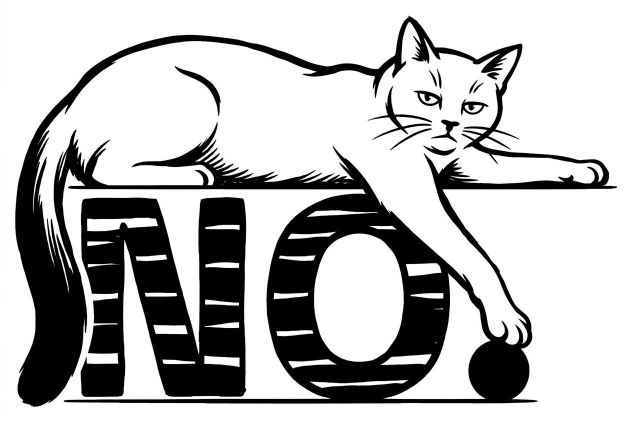
#> input picture data/studio/best6/01-1-no/sources/gemini-no-3.png, 1264 x 844 px (shown at 1/2 size)
$ python build.py   (older library calls are emulated)
#> lines starting #> are read from the running program, lines starting #| are printed output that depends on the picture; after the words box and inside, x2 and y2 are one past the last pixel; in counts of white or black regions, pixels touching at a corner belong together
### data/studio/best1/kit.py
"""
The best1 run's shared kit: a design is composed as SVG in millimetres on the print area (280 x 370 mm),
rendered by resvg at 300 DPI (3307 x 4370) with the shop's fonts, thresholded to one ink, checked by
scripts/studio/oneink.py's own check, and written beside the build as <slug>.png and print.json.

Line art from an image model goes in as an <image>: its crop upscaled 3x (Lanczos), a light median against
JPEG noise, then thresholded to ink (line_art below), so the print keeps the drawing's own brush line.
"""
import base64, io, json, os, subprocess, sys
from pathlib import Path
import cv2
import numpy as np
from PIL import Image

ROOT = Path(__file__).resolve().parents[3]
FONTS = ROOT / "assets" / "fonts"
W_MM, H_MM = 280, 370
PX_MM = 300 / 25.4
W, H = round(W_MM * PX_MM), round(H_MM * PX_MM)

sys.path.insert(0, str(ROOT / "scripts" / "studio"))
import oneink  # noqa: E402

RENDER_JS = """
const { Resvg } = require('@resvg/resvg-js');
const fs = require('fs');
const [svgPath, outPath, fontDir] = process.argv.slice(1);
const fontFiles = fs.readdirSync(fontDir).filter(f => f.endsWith('.ttf')).map(f => fontDir + '/' + f);
const r = new Resvg(fs.readFileSync(svgPath, 'utf8'), { fitTo: { mode: 'width', value: %d }, font: { fontFiles, loadSystemFonts: false }, background: 'rgba(0,0,0,0)' });
fs.writeFileSync(outPath, r.render().asPng());
""" % W


def svg_doc(body):
    return f'<svg xmlns="http://www.w3.org/2000/svg" xmlns:xlink="http://www.w3.org/1999/xlink" width="{W_MM}mm" height="{H_MM}mm" viewBox="0 0 {W_MM} {H_MM}">{body}</svg>'


# [39 lines left out: functions render, line_art, not called in this run]


def despeck(ink, mm=0.5):
    """Pieces under `mm` across (the check's specks) taken out."""
    n, lab, stats, _ = cv2.connectedComponentsWithStats(ink)
    kill = np.zeros(n, bool)
    kill[1:] = stats[1:, cv2.CC_STAT_AREA] < (mm * PX_MM) ** 2 * 1.5
    out = ink.copy()
    out[kill[lab]] = 0
    return out


def deliver(ink, folder, slug, tees, features, tee_default=None):
    """<slug>.png (ink as alpha), a preview on the tee it leads with, and print.json with the check."""
    folder = Path(folder)
    oneink.SCREENED = 0.0
    oneink.CRISP = None
    m = {"mode": "line", "edge": None, "views": 1, "outline": False, "ground": False}
    m.update(oneink.check(ink, {"mode": "line"}))
    m["tees"] = tees
    if tee_default:
        m["teeDefault"] = tee_default
    m["features"] = features
    rgba = np.zeros((*ink.shape, 4), np.uint8)
    rgba[..., 3] = ink * 255
    Image.fromarray(rgba, "RGBA").save(folder / f"{slug}.png", optimize=True, dpi=(300, 300))
    lead = tee_default or tees
    small = cv2.resize(ink.astype(np.float32), (1500, round(1500 * H / W)), interpolation=cv2.INTER_AREA)
    Image.fromarray(((small if lead == "black" else 1 - small) * 255).astype(np.uint8), "L").save(folder / f"{slug}-preview.png")
    (folder / "print.json").write_text(json.dumps(m, indent=1) + "\n")
    print(json.dumps({k: m[k] for k in ("coverage", "thin", "sizeCm", "topMm", "solid", "fails", "warns")}))
    return m


def esc(t):
    return t.replace("&", "&amp;").replace("<", "&lt;").replace(">", "&gt;")

### scripts/studio/oneink.py
"""
One ink from an illustration (the studio's raster path): a tonal or line
illustration on light paper becomes the two print files the MONO Design
Guidelines ask for, checked against sections 02, 04 and 05.

  python scripts/studio/oneink.py <image> <out-dir> <slug> [--crop x0,y0,x1,y1] [--size 0.9]
      [--mode engrave|halftone|line|pen|tone] [--edge horizon|dissolve|circle|arch|oval] [--title "OCTOPUS"] [--sub "Octopus vulgaris"]
      [--plate "Pl. IV"] [--view "Side elevation"] [--views 1] [--outline] [--ground] [--anchor 0.4]

Writes the files of the guidelines' delivery folder (section 09), at 300 DPI on
the 28 x 37 cm print area (3307 x 4370 px):
  <slug>.png         line art: one file, black ink (printed white on black tees);
  <slug>-black.png   tonal work: white ink for a black tee, the subject's light parts
  <slug>-white.png   and black ink for a white tee, its dark parts (two positives);
  <slug>-preview.png 1500 px wide, the design on a black background;
  <slug>-check.json  the measures and anything that fails (not delivered);
  print.json         the same measures, delivered with the design: the shop reads its size,
                     its coverage and whether it may print in white ink on a black tee.

--title and --sub set a heading above the picture, letter-spaced, in Space
Grotesk (SIL OFL 1.1): its capitals 8.5 mm (a heavier stroke) and 5 mm high, with a
0.5 mm rule under it. --plate adds a plate number at the rule's right ("Pl. IV"), --view
names the view after the subtitle ("Side elevation"). A title or subtitle that says
"study" claims several views: --views (how many the picture really shows) must be 2 or
more, or the check fails.

--mode engrave (the default for generated drawings) is line and solid only: no dot
screen anywhere. Lines are found by local contrast (a generated engraving's hatching is
finer than a pixel and reads as grey tone), only the truly dark parts print solid, a flat
grey with no line in it is left as tee; specks under 0.5 mm go. line, pen and tone are the older conversions (line and pen screen a
flat grey; tone is a dot screen throughout); in every mode but tone, more than 3% of the
ink in screen dots fails the check.

--mode halftone is for a shaded picture (tone that carries the drawing: a lit tower, a
feathered breast). It is the screen the shop's own photographs and uploads print with
(scripts/photos/halftone.py, lib/upload/convert.ts), but finer: round dots at 55 lpi (the textile
standard for photographic detail; the catalogue's 1500 px prints and uploads stay at 30) and 45 degrees, the
lightest dot 8% of a cell, the darkest tone 80% (a dark mass wider than 3.5 mm is scaled down to
that open mesh, its texture kept, a narrower stroke stays solid), highlights under 4% left as tee. It is
delivered for the white tee alone (<slug>-white.png: dark dots on a light tee); the dots are
the screen, so the screen, thin-ink and speck measures don't apply to it.

--outline says the picture is drawn as outline, with no cast shadows or shading masses
(asked for in the prompt). Only such a drawing may print in white ink on a black tee: a
shaded drawing printed white is a photographic negative (shadows glow). print.json's
blackTee is --outline and under 10% of the ink in solid fills.

The picture sits at the optical centre of the space under the heading (a little above
the middle), never pinned to the top. A wide subject (over 1.6 times as wide as tall) or
--ground gets a ground line under it and a dimension line below that, so a side
elevation builds height instead of floating as a strip.

--edge is for a full-bleed picture (a scene to the edges), which must not land on
the tee as a rectangle. It says how the scene ends, chosen per design:
  horizon  the ground ends in a straight cut with a thin rule under it; the sides and
           the top fall away, an empty sky is left as tee (the default for a scene);
  dissolve the scene dissolves into the tee on every side, its edge wandering (the scene's
           edge for generated work: no hard rectangle);
  rect     (or plate) cut to a rectangle with a thin keyline round it: fails the check (a hard
           rectangle reads as a photo printed on a shirt);
  circle   cut to a circle with a thin ring (a lens, a seal: a moon, an island);
  arch     a rectangle with a round top and a keyline (a window: falls, towers);
  oval     (or vignette) an engraver's vignette fading to nothing (sparingly: at most one in ten).
--fade is the old name for --edge oval. The keylines are 0.7 mm, 2.5 mm off the picture;
on a black tee only the light parts that carry drawing print, never a plain light area.

Every pixel is ink or nothing (alpha 0 or 255). Tone is a clustered-dot
screen whose dots and gaps are never under 0.4 mm; lines dark enough print
as lines; a dark mass wider than 4 mm is held to an open mesh, never a slab.
"""
import json, os, sys
import cv2
import numpy as np
from PIL import Image, ImageDraw, ImageFont
from scipy import ndimage as ndi

DPI = 300
PX_MM = DPI / 25.4
AREA_W, AREA_H = round(280 * PX_MM), round(370 * PX_MM)  # 3307 x 4370
DESIGN_W, DESIGN_H = 260 * PX_MM, 350 * PX_MM
TOP = round(10 * PX_MM)
# The share of the spare height left above the picture (the optical centre: 40% above, 60% below). A
# picture as wide as it is tall (a round badge) placed so leaves the back empty for 4.6 cm and fails
# the 25 mm start: --anchor 0.15 sets it higher, still clear of the top.
ANCHOR = 0.4
# The heading's height and the space under it (px), when there is one (set in main).
HEAD = 0
# The screen: a 45-degree clustered dot, cell 1.1 mm (about 23 lines an inch).
CELL_MM = 1.1
# The darkest tone a mass may carry: 78% ink, an open mesh.
MAX_MASS_TONE = 0.78
# Where the picture was placed by the last fit (x0, top, width, height in px), for the ground line and the checks.
LAST_BOX = None
# The share of the ink the conversion put down as screen dots (line/pen screen a flat grey; tone is all dots).
SCREENED = 0.0


# [15 lines left out: functions load, flatten_paper, not called in this run]


# How much of the source's drawing sits by a sharp line (set in main; of 14 reviewed studio sources under 0.35, one reached 7).
CRISP = None
CRISP_WARN = 0.35


# [51 lines left out: functions crispness, darkness, fade, dissolve, not called in this run]


EDGES = ("horizon", "dissolve", "rect", "circle", "arch", "oval")
RULE_MM, GAP_MM = 0.7, 2.5


# [51 lines left out: functions edge_shape, edge_rule, crop_box, not called in this run]


FONT = os.path.join(os.path.dirname(__file__), "..", "..", "assets", "fonts", "space-grotesk.ttf")


# [81 lines left out: functions heading, fit, fit_one, not called in this run]


GROUND_MM, DIM_GAP_MM = 0.6, 7.0


# [16 lines left out: function ground_block, not called in this run]


GROUND_BELOW = round((1.5 + GROUND_MM + DIM_GAP_MM + 3) * PX_MM)


def disc(r_px):
    r = int(np.ceil(r_px))
    y, x = np.ogrid[-r:r + 1, -r:r + 1]
    return (x * x + y * y <= r_px * r_px).astype(np.uint8)


# [54 lines left out: functions screen_map, hold_masses, to_ink, engrave_ink, not called in this run]


# The shop's screen (scripts/photos/halftone.py, lib/upload/convert.ts), at this file's 300 DPI, at 55 lpi
# from Oct 2026 (6 px a cell; designs converted before then were screened at 30 and are left as they are).
HT_LPI, HT_ANGLE = 55, 45
HT_MAX_TONE = 0.8
HT_MIN_DOT = 0.08
# A dark mass: a square 3.5 mm across fits inside it (halftone.py SLAB_PX, 19 px at 1500 px for 28 cm).
HT_SLAB_PX = round(19 * AREA_W / 1500) | 1
_ht_screen = None


# [149 lines left out: functions halftone_screen, subject_only, halftone_ink, line_ink, slab_mask, pen_ink and 4 more, not called in this run]


def solid_share(ink):
    """The share of the ink in solid fills: pixels whose 1.5 mm neighbourhood is over 85% ink."""
    k = max(3, round(1.5 * PX_MM)) | 1
    local = cv2.blur(ink.astype(np.float32), (k, k))
    return float(((local > 0.85) & (ink > 0)).sum() / max(1, ink.sum()))


def check(ink, ctx=None):
    """The guidelines' measures (sections 02, 04, 05) on a 1-bit print at 300 DPI, and the studio's
    own (a screen, a hard rectangle, an empty sheet, a heading on the picture, specks, a study
    of one view). ctx: mode, edge, title, sub, views, outline, box (the picture), headRows."""
    ctx = ctx or {}
    cov = ink.mean()
    # The drawing's own extent, under the heading (the heading isn't the picture).
    rows = ctx.get("headRows")
    art = ink.copy()
    if rows is not None:
        art[:rows + round(1 * PX_MM)] = 0
    ys, xs = np.nonzero(art)
    bw = (xs.max() - xs.min() + 1) / AREA_W if len(xs) else 0
    bh = (ys.max() - ys.min() + 1) / AREA_H if len(ys) else 0
    # The print's top (heading included): where the ink starts on the back.
    all_rows = np.nonzero(ink.any(1))[0]
    top_mm = all_rows[0] / PX_MM if len(all_rows) else 0
    thick = cv2.morphologyEx(ink, cv2.MORPH_OPEN, disc(0.2 * PX_MM - 0.01))
    thin = (ink & (1 - thick)).sum() / max(1, ink.sum())
    fails = []
    if not 0.04 <= cov <= 0.32: fails.append(f"coverage {cov:.1%} (4–32%)")
    if bw < 0.3 or bh < 0.3: fails.append(f"too small {bw:.0%} × {bh:.0%}")
    if top_mm > 25: fails.append(f"starts {top_mm:.0f} mm down")
    dots = ctx.get("mode") in ("tone", "halftone")
    if thin > 0.01 and ctx.get("mode") != "halftone": fails.append(f"{thin:.1%} of the ink thinner than 0.4 mm")
    screened = SCREENED if not dots else 1.0
    if ctx.get("mode") in ("engrave", "line", "pen") and screened > 0.03:
        fails.append(f"{screened:.0%} of the ink is screen dots (3% at most: line and solid only)")
    if ctx.get("edge") == "rect":
        fails.append("a hard rectangular edge (use --edge dissolve or horizon)")
    # An empty sheet: the drawing fills neither the design box's width nor its height (75%); or a
    # strip: full width but under 30% of the height (a side elevation must build height: a second
    # view, a plan above it, the ground block).
    dw, dh = bw * AREA_W / DESIGN_W, bh * AREA_H / DESIGN_H
    if bw > 0 and dw < 0.75 and dh < 0.75:
        fails.append(f"floats small: {dw:.0%} of the width, {dh:.0%} of the height (fill one of them to 75%)")
    elif bw > 0 and dh < 0.30:
        fails.append(f"a strip: {dh:.0%} of the height (add a second view or a plan to build height)")
    # The heading must stand clear of the picture by 3 mm.
    if rows is not None and len(ys):
        below = ys[ys > rows]
        if len(below) and (below.min() - rows) < 3 * PX_MM:
            fails.append("the heading touches the picture (3 mm clear)")
    # Specks: pieces under 0.5 mm across.
    n, lab, stats, _ = cv2.connectedComponentsWithStats(ink)
    crumbs = stats[1:, cv2.CC_STAT_AREA][stats[1:, cv2.CC_STAT_AREA] < (0.5 * PX_MM) ** 2 * 1.5].sum() if n > 1 else 0
    if not dots and crumbs / max(1, ink.sum()) > 0.002:
        fails.append(f"{crumbs / max(1, ink.sum()):.1%} of the ink in specks under 0.5 mm")
    says_study = "study" in (ctx.get("title") or "").lower() or "study" in (ctx.get("sub") or "").lower()
    if says_study and ctx.get("views", 1) < 2:
        fails.append("titled a study but shows one view (--views 2 or more, or retitle)")
    w_cm, h_cm = bw * 28, bh * 37
    if w_cm < 20 and h_cm < 30:
        fails.append(f"too small on the tee: {w_cm:.0f} × {h_cm:.0f} cm (20 cm wide or 30 cm tall)")
    solid = solid_share(ink)
    warns = []
    if CRISP is not None and CRISP < CRISP_WARN:
        warns.append(f"soft source: {CRISP:.0%} of the drawing by a sharp line ({CRISP_WARN:.0%}; the review marked soft grey pictures down)")
    return {
        "coverage": round(float(cov), 4),
        "thin": round(float(thin), 4), "sizeCm": [round(w_cm, 1), round(h_cm, 1)], "topMm": round(float(top_mm), 1),
        "screened": round(float(screened), 4), "solid": round(solid, 4),
        "blackTee": bool(ctx.get("outline")) and solid < 0.10,
        "crisp": round(CRISP, 3) if CRISP is not None else None,
        "fails": fails, "warns": warns,
    }


# [139 lines left out: functions save_ink, preview, main, not called in this run]


# [2 lines that do not run on import are left out]

### data/studio/best6/01-1-no/sources/build.py
"""
NO. (third redraw): the owner's third Gemini redraw (the paw now presses the full stop; a deadpan, half-lidded stare) on the second redraw: bolder letters cut with a few wide
white strokes, the full stop solid on the baseline, a white gap between the tail and the N. Built as the first
redraw; the letters and the full stop are kept as drawn (owner's exception to the no-slab rule).

Earlier note: NO. (redrawn): the owner's Gemini redraw of best3's "No." as one hand-inked drawing, the cat and the letters
in a single brush (gemini-no-3.png). A smug cat lies along the top of a hand-cut "NO", its tail down the front of
the N; its paw has just batted the full stop off the end of the line and the dot is falling.
Here: the drawing enlarged to print size from its grey (smooth edges), cut to one ink, specks taken out, and the
two solid masses (the tail's dark end and the falling dot) opened into brush strands so no slab of ink is wider
than 4 mm.

  python data/studio/best6/01-1-no/sources/build.py
"""
import sys
from pathlib import Path
import cv2
import numpy as np
from PIL import Image

HERE = Path(__file__).resolve().parent
sys.path.insert(0, str(HERE.parents[2] / "best1"))
import kit  # noqa: E402

PX = kit.PX_MM
W, H = kit.W, kit.H
mm = lambda v: int(round(v * PX))
ell = lambda d: cv2.getStructuringElement(cv2.MORPH_ELLIPSE, (d, d))

src = np.asarray(Image.open(HERE / "gemini-no-3.png").convert("L")).astype(np.float32)
# The drawing's own extent (its paper margin dropped).
ys, xs = np.nonzero(src < 128)
src = src[max(0, ys.min() - 4):ys.max() + 5, max(0, xs.min() - 4):xs.max() + 5]
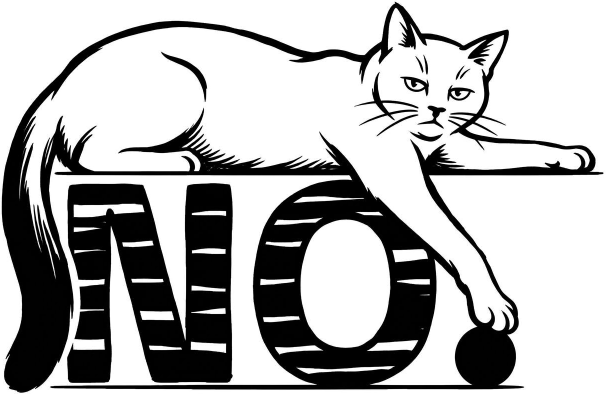
#> src: shape (789, 1211) float32 (shown at 1/2 size); min 0, max 255, mean 177.2

WIDTH = 270.0  # mm across the print
cw = mm(WIDTH)
ch = round(src.shape[0] * cw / src.shape[1])
big = cv2.resize(src, (cw, ch), interpolation=cv2.INTER_LANCZOS4)
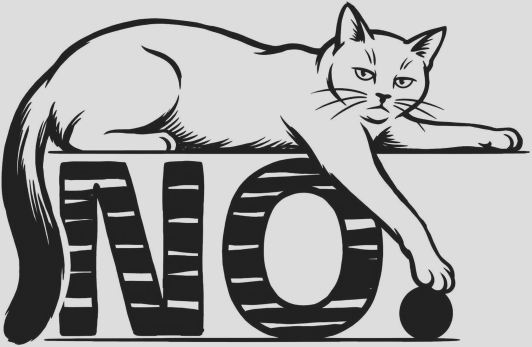
#> big: shape (2078, 3189) float32 (shown at 1/6 size); min -45.59, max 299.8, mean 177.2; drawn with min black and max white
big = cv2.GaussianBlur(big, (0, 0), 1.4)
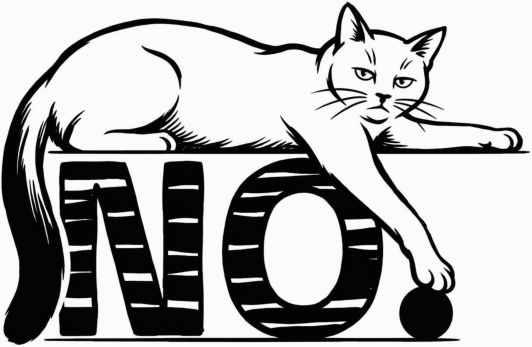
#> big: shape (2078, 3189) float32 (shown at 1/6 size); min -3.85, max 258.6, mean 177.2; drawn with min black and max white
art = (big < 140).astype(np.uint8)
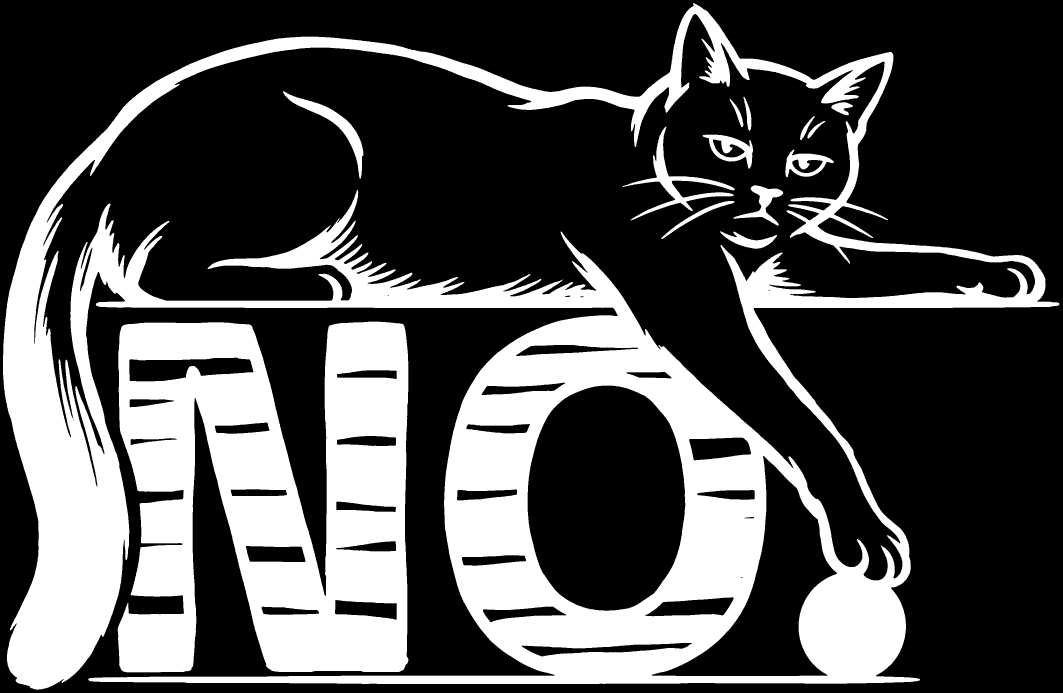
#> art: shape (2078, 3189) (shown at 1/3 size); values 0 (black) and 1 (white), 30.8% white; 14 white regions, largest, box (x1, y1, x2, y2) and area: (9, 10, 3178, 2069) 1370153, (353, 965, 1225, 2017) 619326, (1868, 380, 2204, 661) 12752
art = cv2.morphologyEx(art, cv2.MORPH_OPEN, ell(3))
#> art: shape (2078, 3189); values 0 (black) and 1 (white), 30.8% white; 14 white regions, largest, box (x1, y1, x2, y2) and area: (9, 10, 3178, 2069) 1370079, (353, 965, 1225, 2017) 619323, (1868, 380, 2204, 661) 12748

# Solid masses wider than 4 mm (the tail's dark end, the dot): opened into brush strands that run with the form,
# keeping a solid edge round each, so they print as dense dry-brush, not a slab.
core = cv2.erode(art, ell(mm(4.0)))
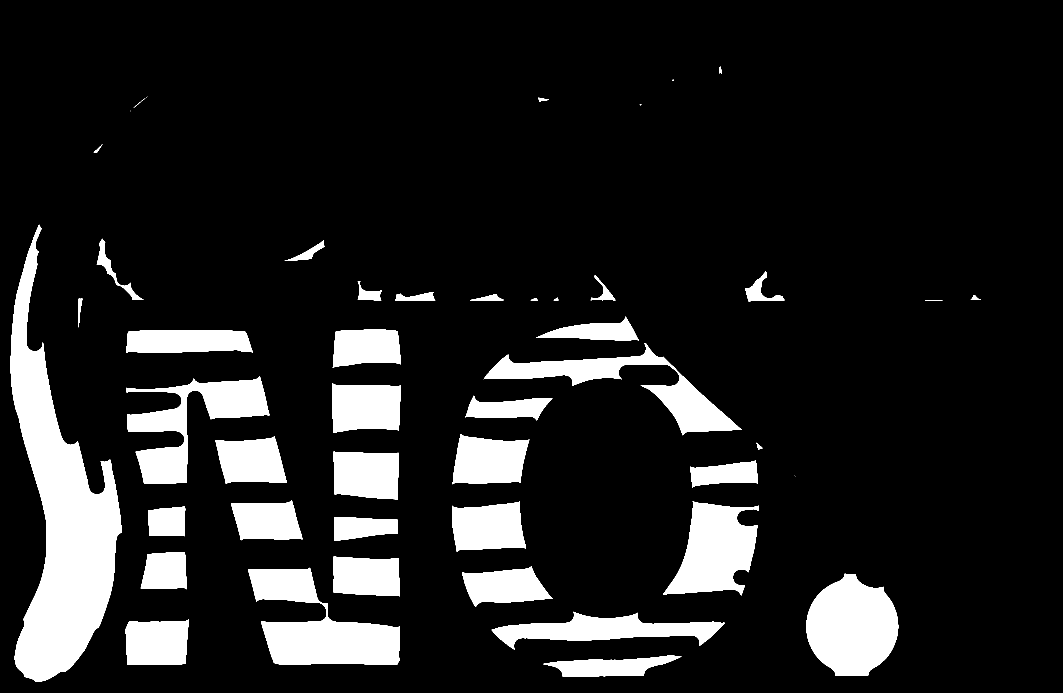
#> core: shape (2078, 3189) (shown at 1/3 size); values 0 (black) and 1 (white), 12.9% white; 48 white regions (6 under 20 px), largest, box (x1, y1, x2, y2) and area: (32, 674, 365, 2046) 188454, (744, 1703, 1200, 1993) 66751, (2419, 1721, 2695, 2028) 62360
slab = cv2.dilate(core, ell(mm(4.0))) & art
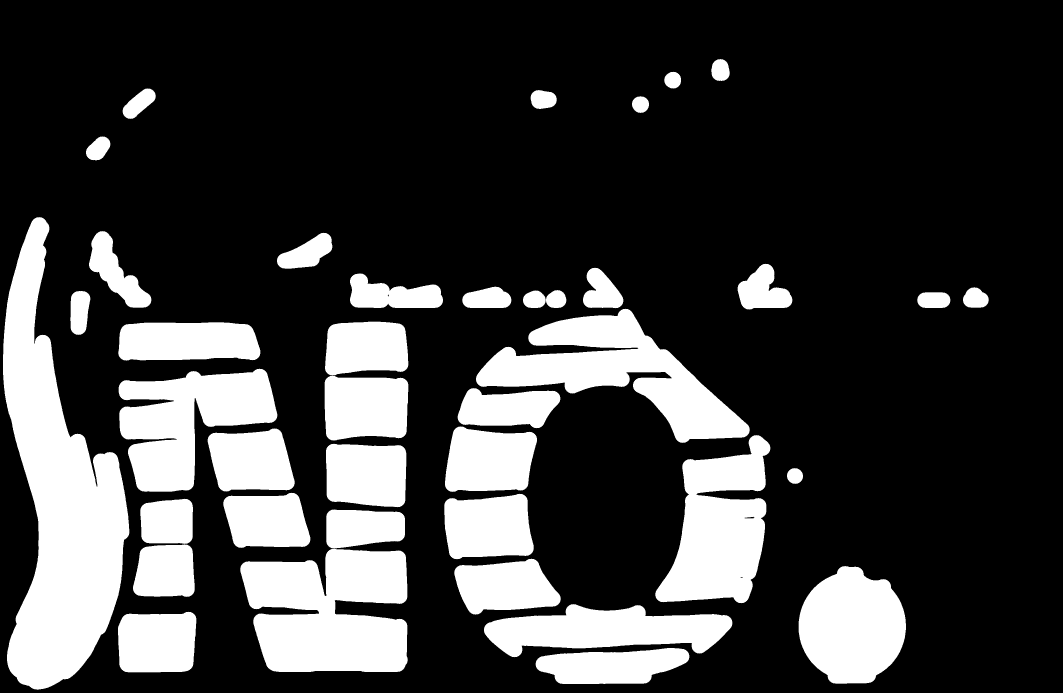
#> slab: shape (2078, 3189) (shown at 1/3 size); values 0 (black) and 1 (white), 23.6% white; 38 white regions, largest, box (x1, y1, x2, y2) and area: (9, 651, 388, 2069) 268119, (721, 1528, 1223, 2016) 169192, (1428, 926, 2249, 1329) 126096
# Only the real masses: the small knots where a hatch line meets a letter's outline stay as drawn.
n_, lab_, st_, cen_ = cv2.connectedComponentsWithStats(slab)
#> lab_: shape (2078, 3189) int32; 39 distinct labels, from 0 to 38
#> n_ = 39; st_ = 39 rows, first 6: [0, 0, 3189, 2078, 5063593], [2134, 177, 55, 66, 2906], [1993, 215, 50, 51, 1970], [368, 265, 99, 92, 4927], [1592, 270, 78, 57, 3537], [1896, 289, 51, 50, 1987]; cen_ = 39 pairs, first value 174.1 to 2926.2, second value 210.5 to 1997.7
#> (the rest of the program and of its run is left out)
